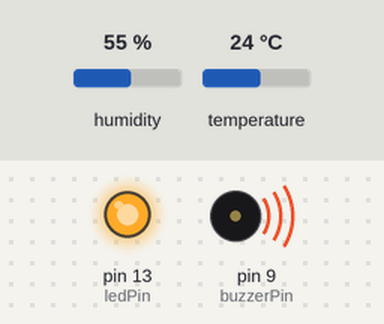
This sketch was run on a simulated Arduino Uno, built with avr-gcc and run on an emulated ATmega328P. Parts: output pins drawn as LEDs (lit = HIGH), buzzer (waves = sounding). The inputs (shaded band) are chosen by the test bench; at power-on: temperature 24 °C, humidity 55 %. Pins used as bus, display or sensor lines are not drawn.

Above: at 5.6 s.
5.7 s: temperature set to 17 °C
11.4 s: temperature set to 14 °C
At 14.7 s:
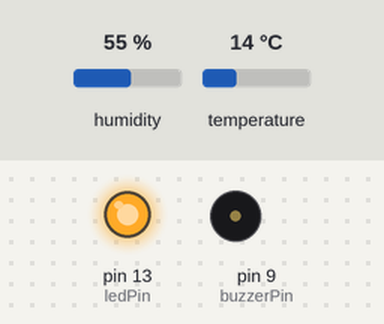
Timing chart, 0 to 16.2 s (numbered marks = the images above; inputs shaded):
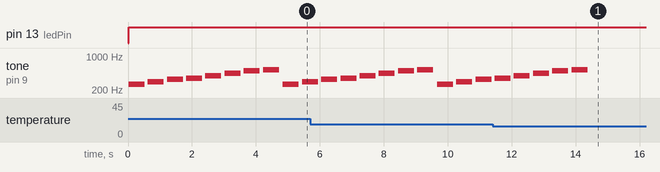

Measured:
- the behaviour switches between 16 and 15 °C on temperature (found by bisection; images 0 and 1)
- after the input at 11.4 s, tone on pin 9 (buzzerPin): goes on until 14.4 s, then stays silent
- by itself, tone on pin 9 (buzzerPin): plays 330 Hz for 0.50 s, 349 Hz for 0.50 s, 392 Hz for 0.50 s, 440 Hz for 0.50 s, 494 Hz for 0.50 s, 523 Hz for 0.50 s … (9 notes in this stretch)

The sketch:

FireAlarmSystemDHT11.ino
```cpp
#include "DHT.h"
#define DHTPIN 7
#define DHTTYPE DHT11
DHT dht(DHTPIN,DHTTYPE);
const int ledPin = 13;
const int buzzerPin=9;

int Do = 262;
int Re = 294;
int Mi = 330;
int Fa = 349;
int Sol = 392;
int La = 440;
int Si = 494;
int Thin_Do = 523;
int music[] = {Do,Re,Mi,Fa,Sol,La,Si,Thin_Do};

void setup() {
  pinMode(ledPin, OUTPUT);
  pinMode(buzzerPin, OUTPUT);
}

void loop() {
 int temperature=dht.readTemperature();
 if(temperature>15)
 {
  digitalWrite(ledPin, HIGH);
  digitalWrite(buzzerPin, HIGH);
  for (int i = 0; i < sizeof(music)/sizeof(int); i++)
  {
    tone(buzzerPin, music[i]);
    delay(500);
    noTone(buzzerPin);
    delay(100);
  }
 }
 noTone(buzzerPin);
}
```
